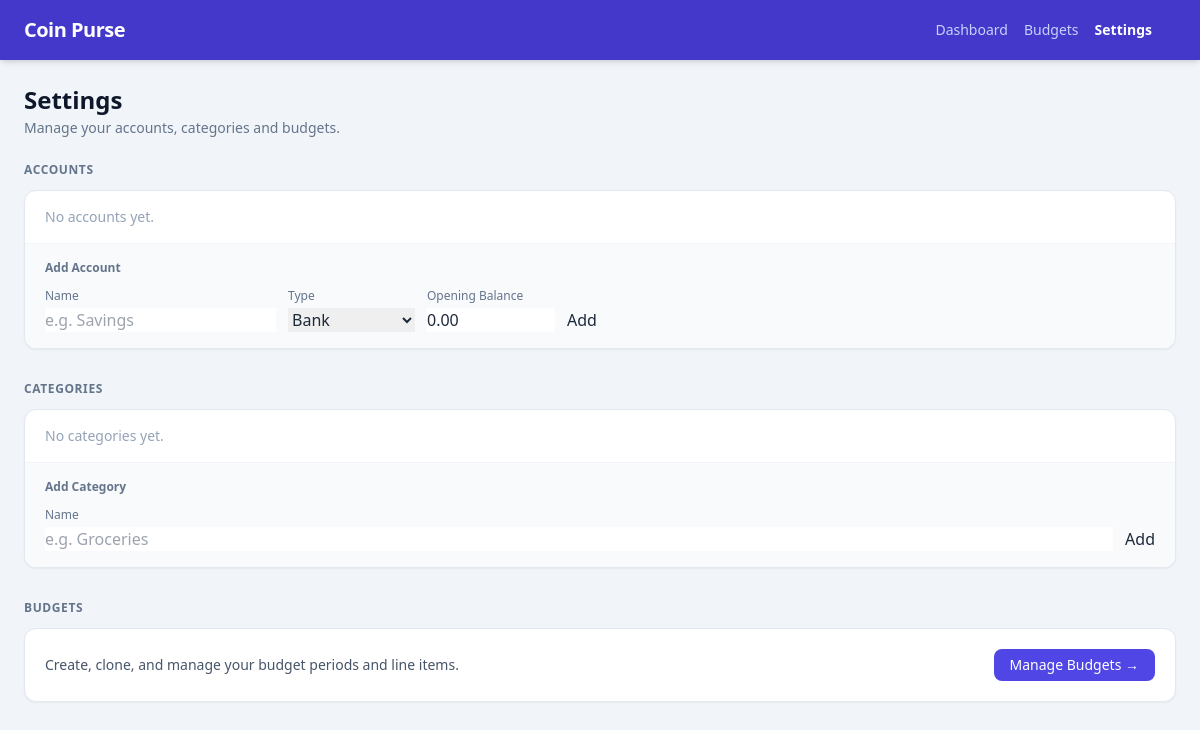
The page /ui/config/a4790c2f9cb747e991f8b868e490a866 on the database as committed earlier.
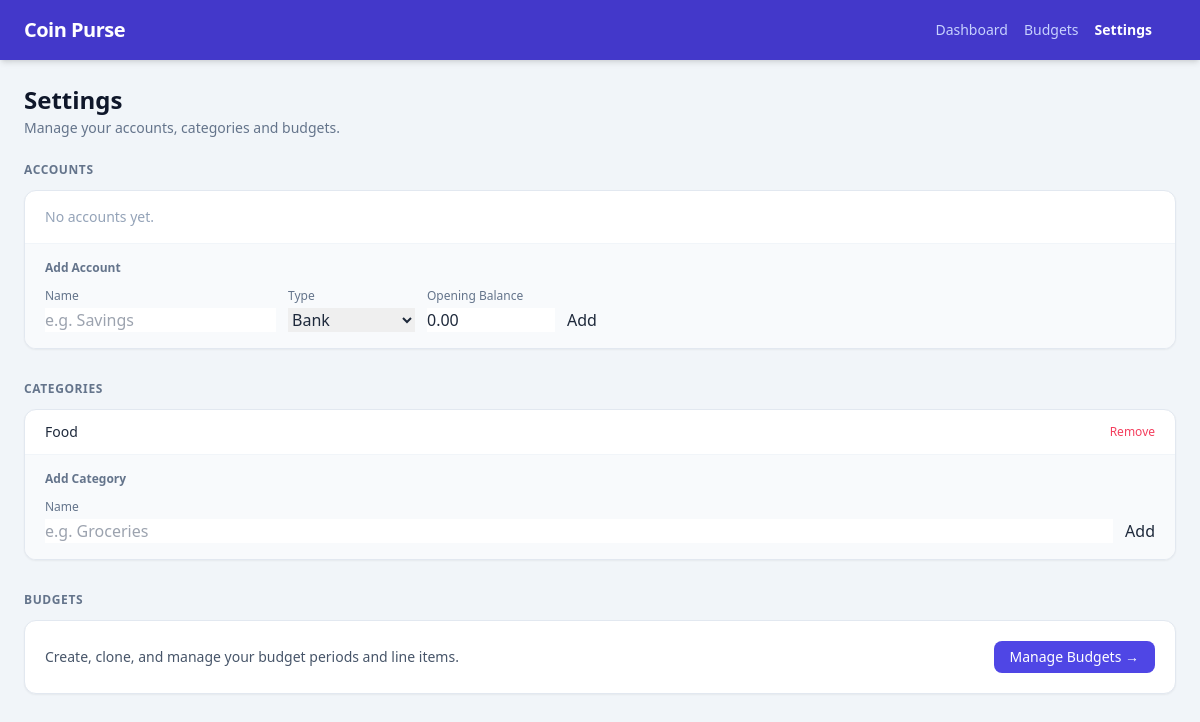
The same page on the database as committed later.
### models/models.py (models this page shows)
class TimestampMixin:
    id: Mapped[uuid.UUID] = mapped_column(
        UUID(as_uuid=True),
        primary_key=True,
        default=uuid.uuid4,
        server_default=text("gen_random_uuid()"),
    )
    created_at: Mapped[datetime] = mapped_column(
        DateTime(timezone=True),
        nullable=False,
        default=lambda: datetime.now(UTC),
        server_default=func.now(),
    )
    updated_at: Mapped[datetime] = mapped_column(
        DateTime(timezone=True),
        nullable=False,
        default=lambda: datetime.now(UTC),
        server_default=func.now(),
        onupdate=lambda: datetime.now(UTC),
    )
    is_active: Mapped[bool] = mapped_column(
        Boolean, nullable=False, server_default=text("true")
    )

class Base(DeclarativeBase):
    pass

class Category(TimestampMixin, Base):
    __tablename__ = "categories"
    __table_args__ = (
        UniqueConstraint("user_id", "name", name="uq_categories_user_name"),
        Index("ix_categories_user_id", "user_id"),
    )
    user_id: Mapped[uuid.UUID] = mapped_column(
        UUID(as_uuid=True),
        ForeignKey("users.id", ondelete="RESTRICT"),
        nullable=False,
    )
    name: Mapped[str] = mapped_column(String(120), nullable=False)
    user: Mapped[User] = relationship(back_populates="categories")
    transactions: Mapped[list[Transaction]] = relationship(back_populates="category")
    budget_items: Mapped[list[BudgetItem]] = relationship(back_populates="category")

### routes/views.py (the view)
@router.get("/ui/config/{user_id}", response_class=HTMLResponse)
def ui_config(
    request: Request,
    user_id: UUID,
    db: Annotated[Session, Depends(get_db)],
):
    accounts = (
        active_query(db, Account)
        .filter(Account.user_id == user_id)
        .order_by(Account.name)
        .all()
    )
    categories = (
        active_query(db, Category)
        .filter(Category.user_id == user_id)
        .order_by(Category.name)
        .all()
    )
    return templates.TemplateResponse(
        "config.html",
        {
            "request": request,
            "user_id": str(user_id),
            "accounts": accounts,
            "categories": categories,
        },
    )

### templates/config.html (shortened to what the changed rows need)
{% extends "base.html" %}
{% block content %}
<div class="mb-6">
  <h1 class="text-2xl font-bold text-slate-900">Settings</h1>
</div>
<div class="space-y-8">
<section>
  <h2 class="text-xs font-semibold text-slate-500 uppercase tracking-wider mb-3">Accounts</h2>
</section>
<section>
  <h2 class="text-xs font-semibold text-slate-500 uppercase tracking-wider mb-3">Categories</h2>
  <div class="bg-white rounded-xl shadow-sm border border-slate-200 overflow-hidden">
    {% if categories %}
    <ul id="category-list" class="divide-y divide-slate-100">
      {% for cat in categories %}
      <li id="cat-{{ cat.id }}" class="px-5 py-3 flex items-center justify-between gap-4">
        <p class="text-sm font-medium text-slate-800">{{ cat.name }}</p>
        <button
          onclick="deleteCategory('{{ cat.id }}')"
          class="text-xs text-rose-500 hover:text-rose-700 font-medium shrink-0">
          Remove
        </button>
      </li>
      {% endfor %}
    </ul>
    {% else %}
    <p id="no-categories-msg" class="px-5 py-4 text-sm text-slate-400">No categories yet.</p>
    {% endif %}
    <div class="px-5 py-4 border-t border-slate-100 bg-slate-50">
      <p class="text-xs font-semibold text-slate-500 mb-3">Add Category</p>
      <form id="category-form" class="flex gap-3 items-end" onsubmit="createCategory(event)">
      </form>
    </div>
  </div>
</section>
<section>
  <h2 class="text-xs font-semibold text-slate-500 uppercase tracking-wider mb-3">Budgets</h2>
</section>
</div>
{% endblock %}

Rows that differ between the two databases and show on the page:
added Category: name "Food"
Other text that changed with them:
text no longer shown: "No categories yet."
